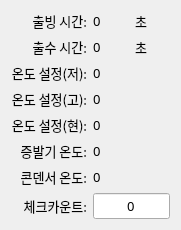
   <widget class="QWidget" name="layoutWidget">
    <property name="geometry">
     <rect>
      <x>10</x>
      <y>500</y>
      <width>181</width>
      <height>209</height>
     </rect>
    </property>
    <layout class="QGridLayout" name="gridLayout_2">
     <item row="0" column="0">
      <widget class="QLabel" name="label_31">
       <property name="font">
        <font>
         <family>함초롬돋움</family>
         <pointsize>10</pointsize>
         <weight>50</weight>
         <italic>false</italic>
         <bold>false</bold>
        </font>
       </property>
       <property name="text">
        <string>출빙 시간:</string>
       </property>
       <property name="alignment">
        <set>Qt::AlignRight|Qt::AlignTrailing|Qt::AlignVCenter</set>
       </property>
      </widget>
     </item>
     <item row="0" column="1">
      <widget class="QLabel" name="LB_STATUS_LAST_ICE_TIME">
       <property name="font">
        <font>
         <family>함초롬돋움</family>
         <pointsize>10</pointsize>
         <weight>50</weight>
         <italic>false</italic>
         <bold>false</bold>
        </font>
       </property>
       <property name="text">
        <string>0</string>
       </property>
      </widget>
     </item>
     <item row="0" column="2">
      <widget class="QLabel" name="label_32">
       <property name="font">
        <font>
         <family>함초롬돋움</family>
         <pointsize>10</pointsize>
         <weight>50</weight>
         <italic>false</italic>
         <bold>false</bold>
        </font>
       </property>
       <property name="text">
        <string>초</string>
       </property>
      </widget>
     </item>
     <item row="1" column="0">
      <widget class="QLabel" name="label_43">
       <property name="font">
        <font>
         <family>함초롬돋움</family>
         <pointsize>10</pointsize>
         <weight>50</weight>
         <italic>false</italic>
         <bold>false</bold>
        </font>
       </property>
       <property name="text">
        <string>출수 시간:</string>
       </property>
       <property name="alignment">
        <set>Qt::AlignRight|Qt::AlignTrailing|Qt::AlignVCenter</set>
       </property>
      </widget>
     </item>
     <item row="1" column="1">
      <widget class="QLabel" name="LB_STATUS_LAST_WATER_TIME">
       <property name="font">
        <font>
         <family>함초롬돋움</family>
         <pointsize>10</pointsize>
         <weight>50</weight>
         <italic>false</italic>
         <bold>false</bold>
        </font>
       </property>
       <property name="text">
        <string>0</string>
       </property>
      </widget>
     </item>
     <item row="1" column="2">
      <widget class="QLabel" name="label_33">
       <property name="font">
        <font>
         <family>함초롬돋움</family>
         <pointsize>10</pointsize>
         <weight>50</weight>
         <italic>false</italic>
         <bold>false</bold>
        </font>
       </property>
       <property name="text">
        <string>초</string>
       </property>
      </widget>
     </item>
     <item row="2" column="0">
      <widget class="QLabel" name="label_34">
       <property name="font">
        <font>
         <family>함초롬돋움</family>
         <pointsize>10</pointsize>
         <weight>50</weight>
         <italic>false</italic>
         <bold>false</bold>
        </font>
       </property>
       <property name="text">
        <string>온도 설정(저):</string>
       </property>
       <property name="alignment">
        <set>Qt::AlignRight|Qt::AlignTrailing|Qt::AlignVCenter</set>
       </property>
      </widget>
     </item>
     <item row="2" column="1">
      <widget class="QLabel" name="LB_STATUS_AMBIENT_TEMP_LOW">
       <property name="font">
        <font>
         <family>함초롬돋움</family>
         <pointsize>10</pointsize>
         <weight>50</weight>
         <italic>false</italic>
         <bold>false</bold>
        </font>
       </property>
       <property name="text">
        <string>0</string>
       </property>
      </widget>
     </item>
     <item row="3" column="0">
      <widget class="QLabel" name="label_36">
       <property name="font">
        <font>
         <family>함초롬돋움</family>
         <pointsize>10</pointsize>
         <weight>50</weight>
         <italic>false</italic>
         <bold>false</bold>
        </font>
       </property>
       <property name="text">
        <string>온도 설정(고):</string>
       </property>
       <property name="alignment">
        <set>Qt::AlignRight|Qt::AlignTrailing|Qt::AlignVCenter</set>
       </property>
      </widget>
     </item>
     <item row="3" column="1">
      <widget class="QLabel" name="LB_STATUS_AMBIENT_TEMP_HIGH">
       <property name="font">
        <font>
         <family>함초롬돋움</family>
         <pointsize>10</pointsize>
         <weight>50</weight>
         <italic>false</italic>
         <bold>false</bold>
        </font>
       </property>
       <property name="text">
        <string>0</string>
       </property>
      </widget>
     </item>
     <item row="4" column="0">
      <widget class="QLabel" name="label_44">
       <property name="font">
        <font>
         <family>함초롬돋움</family>
         <pointsize>10</pointsize>
         <weight>50</weight>
         <italic>false</italic>
         <bold>false</bold>
        </font>
       </property>
       <property name="text">
        <string>온도 설정(현):</string>
       </property>
       <property name="alignment">
        <set>Qt::AlignRight|Qt::AlignTrailing|Qt::AlignVCenter</set>
       </property>
      </widget>
     </item>
     <item row="4" column="1">
      <widget class="QLabel" name="LB_STATUS_AMBIENT_TEMP_NOW">
       <property name="font">
        <font>
         <family>함초롬돋움</family>
         <pointsize>10</pointsize>
         <weight>50</weight>
         <italic>false</italic>
         <bold>false</bold>
        </font>
       </property>
       <property name="text">
        <string>0</string>
       </property>
      </widget>
     </item>
     <item row="5" column="0">
      <widget class="QLabel" name="label_45">
       <property name="font">
        <font>
         <family>함초롬돋움</family>
         <pointsize>10</pointsize>
         <weight>50</weight>
         <italic>false</italic>
         <bold>false</bold>
        </font>
       </property>
       <property name="text">
        <string>증발기 온도:</string>
       </property>
       <property name="alignment">
        <set>Qt::AlignRight|Qt::AlignTrailing|Qt::AlignVCenter</set>
       </property>
      </widget>
     </item>
     <item row="5" column="1">
      <widget class="QLabel" name="LB_STATUS_EVAPORATOR_TEMP">
       <property name="font">
        <font>
         <family>함초롬돋움</family>
         <pointsize>10</pointsize>
         <weight>50</weight>
         <italic>false</italic>
         <bold>false</bold>
        </font>
       </property>
       <property name="text">
        <string>0</string>
       </property>
      </widget>
     </item>
     <item row="6" column="0">
      <widget class="QLabel" name="label_46">
       <property name="font">
        <font>
         <family>함초롬돋움</family>
         <pointsize>10</pointsize>
         <weight>50</weight>
         <italic>false</italic>
         <bold>false</bold>
        </font>
       </property>
       <property name="text">
        <string>콘덴서 온도:</string>
       </property>
       <property name="alignment">
        <set>Qt::AlignRight|Qt::AlignTrailing|Qt::AlignVCenter</set>
       </property>
      </widget>
     </item>
     <item row="6" column="1">
      <widget class="QLabel" name="LB_STATUS_CONDENSOR_TEMP">
       <property name="font">
        <font>
         <family>함초롬돋움</family>
         <pointsize>10</pointsize>
         <weight>50</weight>
         <italic>false</italic>
         <bold>false</bold>
        </font>
       </property>
       <property name="text">
        <string>0</string>
       </property>
      </widget>
     </item>
     <item row="7" column="0">
      <widget class="QLabel" name="label_47">
       <property name="font">
        <font>
         <family>함초롬돋움</family>
         <pointsize>10</pointsize>
         <weight>50</weight>
         <italic>false</italic>
         <bold>false</bold>
        </font>
       </property>
       <property name="text">
        <string>체크카운트:</string>
       </property>
       <property name="alignment">
        <set>Qt::AlignRight|Qt::AlignTrailing|Qt::AlignVCenter</set>
       </property>
      </widget>
     </item>
     <item row="7" column="1" colspan="2">
      <widget class="QLineEdit" name="LE_ICE_CHECK_COUNT">
       <property name="font">
        <font>
         <family>함초롬돋움</family>
         <pointsize>10</pointsize>
         <weight>50</weight>
         <italic>false</italic>
         <bold>false</bold>
        </font>
       </property>
       <property name="text">
        <string>0</string>
       </property>
       <property name="alignment">
        <set>Qt::AlignCenter</set>
       </property>
       <property name="readOnly">
        <bool>true</bool>
       </property>
      </widget>
     </item>
    </layout>
   </widget>
